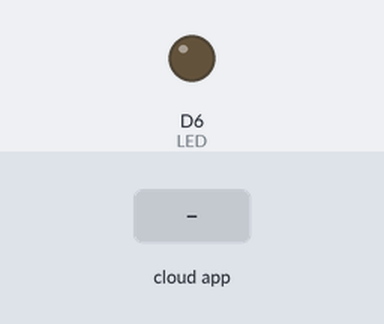
This sketch was run on a simulated Arduino MKR. Shown: output pins drawn as LEDs (lit = HIGH). Inputs (shaded band) come from the test bench. WiFi joins after 1.5 s; servers stay silent unless stated.

Above: at 4.2 s.
4.3 s: the phone or cloud app sets test to 1
At 4.8 s:
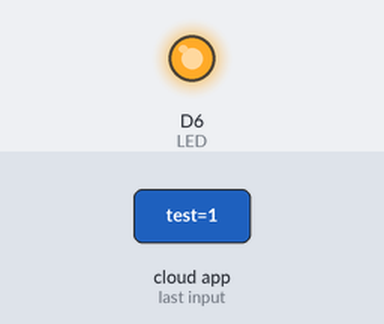
5.8 s: the phone or cloud app sets test to 0
At 7.1 s:
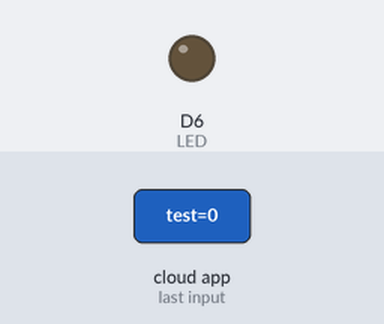
Timing chart, 0 to 8.8 s (numbered marks = the images above; inputs shaded):
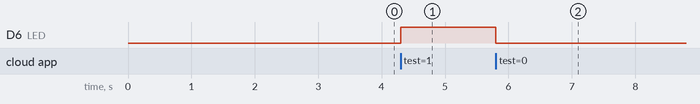

The sketch:

Braccio_jan14a.ino
```cpp
#include "arduino_secrets.h"
/*
  Sketch generated by the Arduino IoT Cloud Thing "Braccio"
  https://create.arduino.cc/cloud/things/3495d661-f1f6-4aef-b3f6-6a7a0c5b6ae4

  Arduino IoT Cloud Variables description

  The following variables are automatically generated and updated when changes are made to the Thing

  bool test;

  Variables which are marked as READ/WRITE in the Cloud Thing will also have functions
  which are called when their values are changed from the Dashboard.
  These functions are generated with the Thing and added at the end of this sketch.
*/

#include "thingProperties.h"

const int LED = LED_BUILTIN;

void setup() {
  // Initialize serial and wait for port to open:
  Serial.begin(9600);
  // This delay gives the chance to wait for a Serial Monitor without blocking if none is found
  delay(1500);

  // Defined in thingProperties.h
  initProperties();

  // Connect to Arduino IoT Cloud
  ArduinoCloud.begin(ArduinoIoTPreferredConnection);

  /*
     The following function allows you to obtain more information
     related to the state of network and IoT Cloud connection and errors
     the higher number the more granular information you’ll get.
     The default is 0 (only errors).
     Maximum is 4
 */
  setDebugMessageLevel(2);
  ArduinoCloud.printDebugInfo();

  pinMode(LED, OUTPUT);
}

void loop() {
  ArduinoCloud.update();
  // Your code here
}

/*
  Since Test is READ_WRITE variable, onTestChange() is
  executed every time a new value is received from IoT Cloud.
*/
void onTestChange()  {
  digitalWrite(LED, test ? HIGH : LOW);
}
```

arduino_secrets.h
```cpp
#define SECRET_OPTIONAL_PASS ""
#define SECRET_SSID ""
```

thingProperties.h
```cpp
// Code generated by Arduino IoT Cloud, DO NOT EDIT.

#include <ArduinoIoTCloud.h>
#include <Arduino_ConnectionHandler.h>

const char SSID[]     = SECRET_SSID;    // Network SSID (name)
const char PASS[]     = SECRET_OPTIONAL_PASS;    // Network password (use for WPA, or use as key for WEP)

void onTestChange();

bool test;

void initProperties(){

  ArduinoCloud.addProperty(test, READWRITE, ON_CHANGE, onTestChange);

}

WiFiConnectionHandler ArduinoIoTPreferredConnection(SSID, PASS);
```

Measured:
- after the input at 4.3 s, D6 (LED): LOW → HIGH at once
- after the input at 5.8 s, D6 (LED): HIGH → LOW at once
